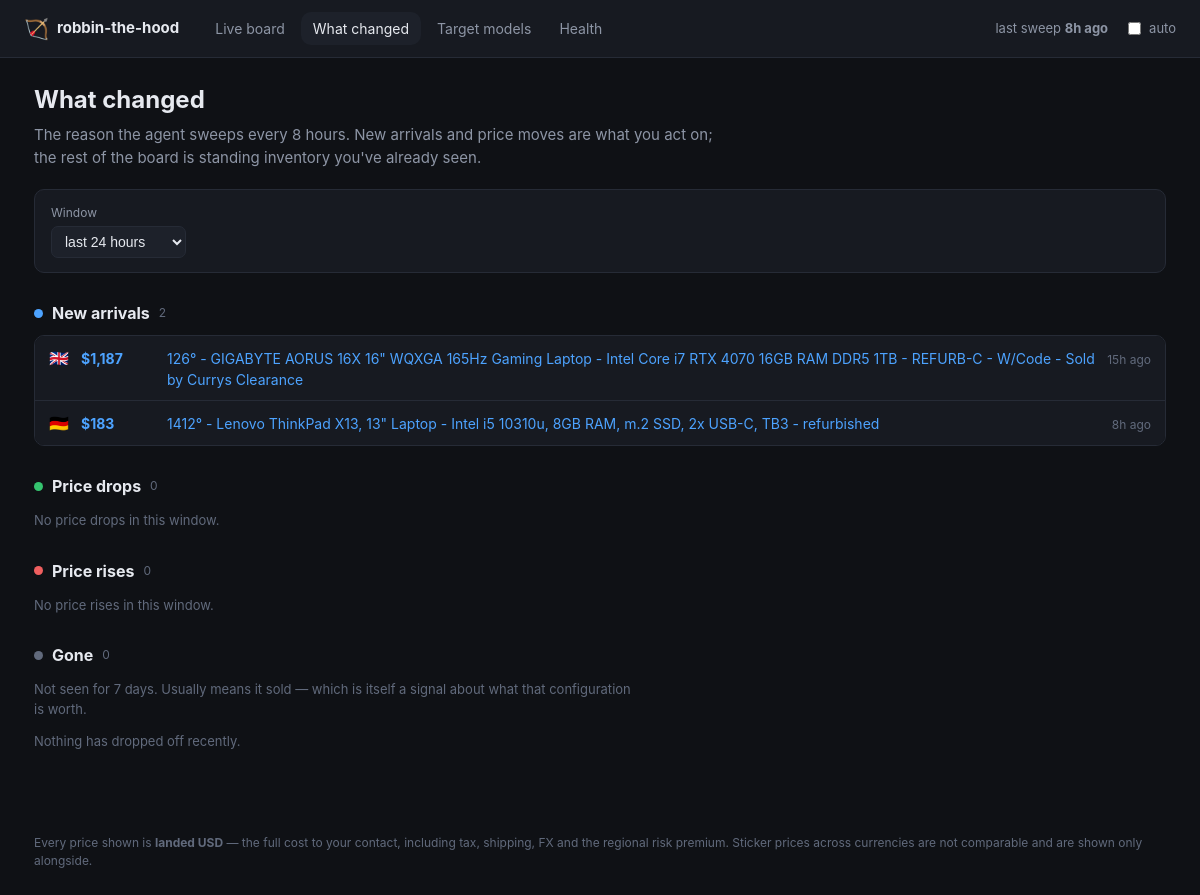
/changes, run on an earlier commit of the app's database.
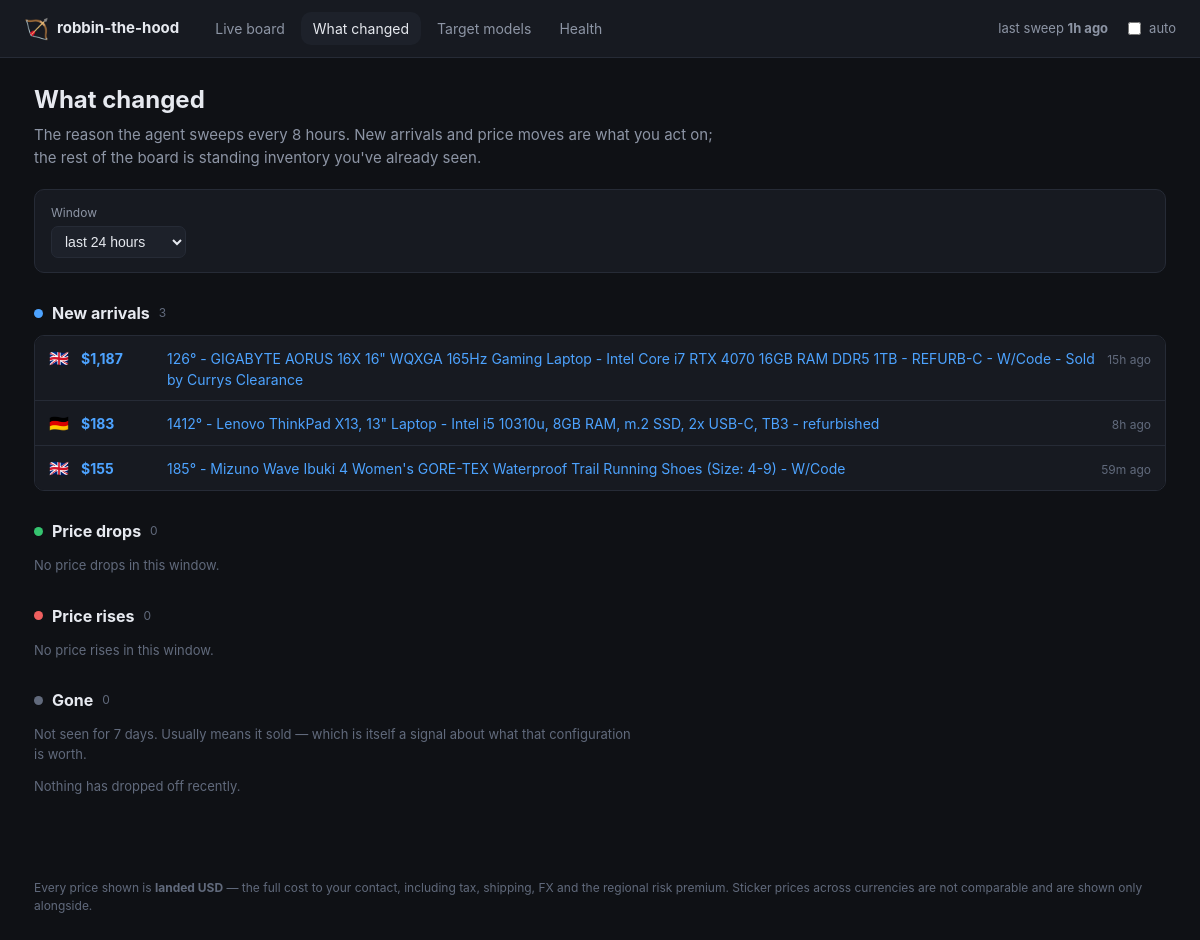
And on a later commit of the database.
### tables this page shows
CREATE TABLE listings (
    fingerprint     TEXT PRIMARY KEY,
    source          TEXT NOT NULL,
    listing_id      TEXT,
    title           TEXT NOT NULL,
    url             TEXT,
    region          TEXT NOT NULL,
    currency        TEXT NOT NULL,
    sticker_local   REAL,
    landed_usd      REAL,
    -- The FX rate is stored per listing so a comparison made weeks from now
    -- against today's record is still honest.
    fx_rate         REAL,
    fx_source       TEXT,
    fx_fetched_at   TEXT,
    score           REAL,
    model_key       TEXT,
    condition       TEXT,
    seller_name     TEXT,
    flags           TEXT,
    reject_reasons  TEXT,
    first_seen      TEXT NOT NULL,
    last_seen       TEXT NOT NULL,
    status          TEXT NOT NULL DEFAULT 'active'
, spec_line TEXT, score_breakdown TEXT, landed_explain TEXT);

### dashboard.py (the view)
@app.route("/changes")
def changes():
    hours = int(request.args.get("hours", 24))
    config = _config()
    with _open() as store:
        data = recent_changes(store, config, hours=hours)
        latest_run = store.latest_run_at()
    return render_template(
        "changes.html", changes=data, hours=hours, latest_run=latest_run,
        now=datetime.now(timezone.utc), active="changes",
        static_export=_static_export(),
    )

### dashboard.py (called while the page is built)
def _open():
    return Store(app.config["DEALS_DB"])

def _static_export() -> bool:
    return bool(app.config.get("STATIC_EXPORT"))

def _config():
    if app.config["DEALS_CONFIG"] is None:
        app.config["DEALS_CONFIG"] = load_config()
    return app.config["DEALS_CONFIG"]

@app.template_filter("money")
def money(value) -> str:
    return "—" if value is None else f"${value:,.0f}"

@app.template_filter("ago")
def ago(moment) -> str:
    if moment is None:
        return "never"
    delta = datetime.now(timezone.utc) - moment
    minutes = int(delta.total_seconds() // 60)
    if minutes < 1:
        return "just now"
    if minutes < 60:
        return f"{minutes}m ago"
    if minutes < 2880:
        return f"{minutes // 60}h ago"
    return f"{minutes // 1440}d ago"

### dealhunter/config.py (called while the page is built)
    def region(self, code: Region) -> RegionConfig:
        try:
            return self.regions[code]
        except KeyError as exc:  # pragma: no cover - config error, fails loudly
            raise KeyError(f"Region {code} is missing from config.yaml") from exc

### dealhunter/store.py (called while the page is built, shortened)
    def __enter__(self) -> "Store":
        return self

    def __exit__(self, *exc_info) -> None:
        self.close()

    def close(self) -> None:
        self.connection.commit()
        try:
            self.connection.execute("PRAGMA wal_checkpoint(TRUNCATE)")
        except sqlite3.Error as exc:  # pragma: no cover - non-fatal
            log.warning("Could not checkpoint the WAL: %s", exc)
        self.connection.close()

    @contextmanager
    def _tx(self):
        try:
            yield self.connection
            self.connection.commit()
        except Exception:
            self.connection.rollback()
            raise

    def _migrate(self) -> None:
        with self._tx() as connection:
            connection.executescript(SCHEMA)
            row = connection.execute("SELECT version FROM schema_version").fetchone()
            if row is None:
                connection.execute(
                    "INSERT INTO schema_version (version) VALUES (?)", (SCHEMA_VERSION,)
                )

    def latest_run_at(self) -> datetime | None:
        row = self.connection.execute(
            "SELECT started_at FROM runs WHERE finished_at IS NOT NULL "
            "ORDER BY id DESC LIMIT 1"
        ).fetchone()
        return datetime.fromisoformat(row["started_at"]) if row else None

### templates/changes.html (shortened to what this page needs)
{% extends "base.html" %}
{% block content %}
<div class="pagehead">
  <h1>What changed</h1>
  <p class="sub">
    The reason the agent sweeps every 8 hours. New arrivals and price moves are
    what you act on; the rest of the board is standing inventory you've already
    seen.
  </p>
</div>
<form class="filters" method="get">
  <label>Window
    <select name="hours" onchange="this.form.submit()">
      <option value="24"  {{ 'selected' if hours == 24 }}>last 24 hours</option>
    </select>
  </label>
</form>
<section class="changeblock">
  <h2><span class="dot new"></span> New arrivals
    <span class="n">{{ changes.new | length }}</span></h2>
  {% if changes.new %}
    <ul class="changes">
      {% for c in changes.new %}
        <li>
          <span class="flagicon">{{ c.region_flag }}</span>
          <span class="amount">{{ c.landed_usd | money }}</span>
          <a href="{{ c.url }}" target="_blank" rel="noopener">{{ c.title }}</a>
          <span class="when"><time datetime="{{ c.when.isoformat() }}">{{ c.when | ago }}</time></span>
        </li>
      {% endfor %}
    </ul>
  {% else %}
    <p class="none">Nothing new in this window.</p>
  {% endif %}
</section>
<section class="changeblock">
  <h2><span class="dot drop"></span> Price drops
    <span class="n">{{ changes.drops | length }}</span></h2>
  {% if changes.drops %}
    <ul class="changes">
      {% for c in changes.drops %}
        <li>
          <span class="flagicon">{{ c.region_flag }}</span>
          <span class="amount">{{ c.landed_usd | money }}</span>
          <span class="delta down">{{ c.delta | signed }} ({{ '%.1f' % c.percent }}%)</span>
          <a href="{{ c.url }}" target="_blank" rel="noopener">{{ c.title }}</a>
          <span class="when"><time datetime="{{ c.when.isoformat() }}">{{ c.when | ago }}</time></span>
        </li>
      {% endfor %}
    </ul>
  {% else %}
    <p class="none">No price drops in this window.</p>
  {% endif %}
</section>
<section class="changeblock">
  <h2><span class="dot rise"></span> Price rises
    <span class="n">{{ changes.rises | length }}</span></h2>
  {% if changes.rises %}
    <ul class="changes">
      {% for c in changes.rises %}
        <li>
          <span class="flagicon">{{ c.region_flag }}</span>
          <span class="amount">{{ c.landed_usd | money }}</span>
          <span class="delta up">{{ c.delta | signed }} ({{ '%.1f' % c.percent }}%)</span>
          <a href="{{ c.url }}" target="_blank" rel="noopener">{{ c.title }}</a>
          <span class="when"><time datetime="{{ c.when.isoformat() }}">{{ c.when | ago }}</time></span>
        </li>
      {% endfor %}
    </ul>
  {% else %}
    <p class="none">No price rises in this window.</p>
  {% endif %}
</section>
<section class="changeblock">
  <h2><span class="dot gone"></span> Gone
    <span class="n">{{ changes.gone | length }}</span></h2>
  <p class="hint">
    Not seen for 7 days. Usually means it sold — which is itself a signal about
    what that configuration is worth.
  </p>
  {% if changes.gone %}
    <ul class="changes">
      {% for c in changes.gone %}
        <li class="faded">
          <span class="flagicon">{{ c.region_flag }}</span>
          <span class="amount">{{ c.landed_usd | money }}</span>
          <span>{{ c.title }}</span>
          <span class="when">last seen <time datetime="{{ c.when.isoformat() }}">{{ c.when | ago }}</time></span>
        </li>
      {% endfor %}
    </ul>
  {% else %}
    <p class="none">Nothing has dropped off recently.</p>
  {% endif %}
</section>
{% endblock %}

### templates/base.html (shortened to what this page needs)
<!doctype html>
<html lang="en">
<head>
  <link rel="stylesheet" href="{{ url_for('static', filename='style.css') }}">
</head>
<body>
<header class="topbar">
  <div class="brand">
    <span class="logo">🏹</span>
    <span>robbin-the-hood</span>
  </div>
  <nav>
    <a href="{{ url_for('board') }}"        class="{{ 'on' if active == 'board' }}">Live board</a>
    <a href="{{ url_for('changes') }}"      class="{{ 'on' if active == 'changes' }}">What changed</a>
    <a href="{{ url_for('models') }}"       class="{{ 'on' if active == 'models' }}">Target models</a>
    <a href="{{ url_for('health_page') }}"  class="{{ 'on' if active == 'health' }}">Health</a>
  </nav>
  <div class="status">
    {% if latest_run %}
      <span class="sweep">last sweep
        <strong><time datetime="{{ latest_run.isoformat() }}">{{ latest_run | ago }}</time></strong>
      </span>
    {% else %}
      <span class="sweep warn">no completed sweep yet</span>
    {% endif %}
    {% if not static_export %}
      <label class="refresh">
        <input type="checkbox" id="autorefresh"> auto
      </label>
    {% endif %}
  </div>
</header>
<main>
  {% block content %}{% endblock %}
</main>
<footer>
  Every price shown is <strong>landed USD</strong> — the full cost to your
  contact, including tax, shipping, FX and the regional risk premium. Sticker
  prices across currencies are not comparable and are shown only alongside.
</footer>
</body>
</html>

### static/style.css (style rules this page uses)
:root { --bg: #0f1115; --panel: #171a21; --panel-2: #1d212a; --line: #262b36; --text: #e6e9ef; --muted: #8d95a5; --dim: #616a7c; --accent: #4da3ff; --good: #35c46f; --warn: #e8b339; --bad: #ef5f5f; --priority: #b98bff; --radius: 10px; }
* { box-sizing: border-box; }
body { margin: 0; background: var(--bg); color: var(--text); font: 15px/1.5 ui-sans-serif, -apple-system, "Segoe UI", Roboto, sans-serif; }
a { color: var(--accent); text-decoration: none; }
.topbar { display: flex; align-items: center; gap: 24px; padding: 12px 24px; background: var(--panel); border-bottom: 1px solid var(--line); position: sticky; top: 0; z-index: 10; }
.brand { display: flex; align-items: center; gap: 8px; font-weight: 650; }
.logo { font-size: 20px; }
.topbar nav { display: flex; gap: 4px; }
.topbar nav a { padding: 6px 12px; border-radius: var(--radius); color: var(--muted); font-size: 14px; }
.topbar nav a.on { background: var(--panel-2); color: var(--text); }
.status { margin-left: auto; display: flex; align-items: center; gap: 16px; font-size: 13px; color: var(--muted); }
.refresh { display: flex; align-items: center; gap: 5px; cursor: pointer; }
main { max-width: 1180px; margin: 0 auto; padding: 24px; }
.pagehead h1 { margin: 0 0 6px; font-size: 24px; }
.pagehead .sub { margin: 0 0 20px; color: var(--muted); max-width: 74ch; }
.filters { display: flex; flex-wrap: wrap; gap: 14px; align-items: end; background: var(--panel); border: 1px solid var(--line); border-radius: var(--radius); padding: 14px 16px; margin-bottom: 20px; }
.filters label { display: flex; flex-direction: column; gap: 4px; font-size: 12px; color: var(--muted); }
.filters select, .filters input[type="number"] { background: var(--panel-2); color: var(--text); border: 1px solid var(--line); border-radius: 7px; padding: 6px 9px; font-size: 14px; }
.flagicon { font-size: 16px; }
.changeblock { margin: 28px 0; }
.changeblock h2 { font-size: 16px; display: flex; align-items: center; gap: 9px; margin: 0 0 10px; }
.changeblock h2 .n { font-size: 12px; color: var(--dim); font-weight: 400; }
.dot { width: 9px; height: 9px; border-radius: 50%; display: inline-block; }
.dot.new { background: var(--accent); }
.dot.drop { background: var(--good); }
.dot.rise { background: var(--bad); }
.dot.gone { background: var(--dim); }
ul.changes { list-style: none; margin: 0; padding: 0; border: 1px solid var(--line); border-radius: var(--radius); overflow: hidden; }
ul.changes li { display: flex; gap: 12px; align-items: baseline; padding: 10px 14px; background: var(--panel); border-bottom: 1px solid var(--line); font-size: 14px; }
ul.changes li:last-child { border-bottom: 0; }
ul.changes .amount { font-weight: 700; color: var(--accent); min-width: 74px; }
ul.changes a { flex: 1; }
ul.changes .when { font-size: 12px; color: var(--dim); margin-left: auto; white-space: nowrap; }
.none, .hint { color: var(--dim); font-size: 13px; }
.hint { max-width: 74ch; }
footer { max-width: 1180px; margin: 30px auto 40px; padding: 0 24px; font-size: 12px; color: var(--dim); }

What changed in the data, as far as the page shows it:
added listings: region_flag "🇬🇧", landed_usd "$155", title "185° - Mizuno Wave Ibuki 4 Women's GORE-TEX Waterproof Trail Running Shoes (Size: 4-9) - W/Code", when|ago "59m ago"
Also different on the page:
{{ latest_run | ago }}: "8h ago" → "1h ago"
{{ changes.new | length }}: "2" → "3"
